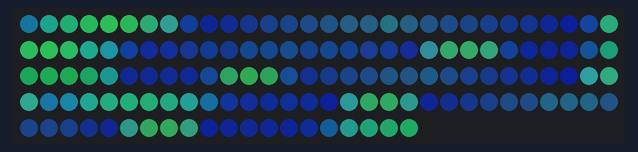
Bench run of a sketch on a simulated Arduino Uno, built with avr-gcc and run on an emulated ATmega328P. Parts: 140 RGB LEDs in strip order, left to right, continuing on the next row. Dim RGB values are drawn brighter than linear; what the sketch prints to the serial monitor is not drawn.

Above: at 5.19 s.
At 9.41 s:
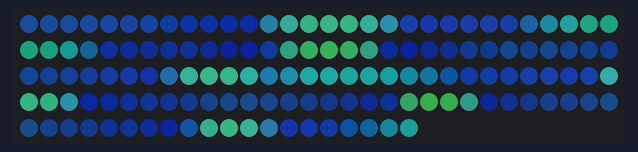
At 13.62 s:
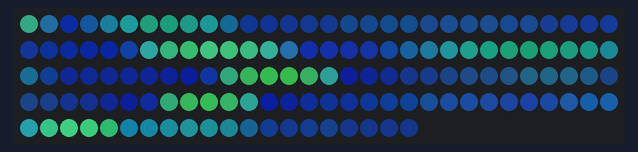
At 22.37 s:
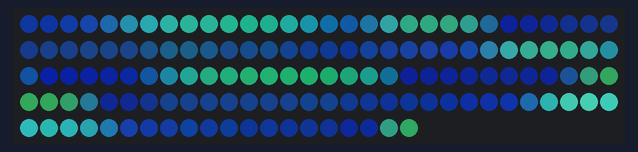
At 31.12 s:
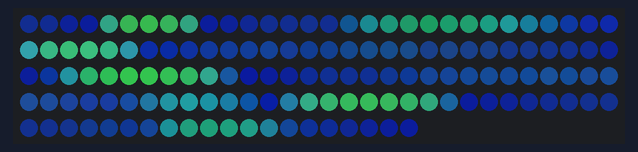
At 39.85 s:
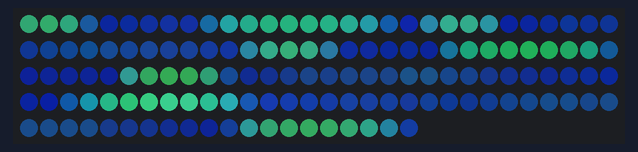

The sketch:

adalight_fastled_pacifica.ino
```cpp
// (licence header left out)
//
//  "Pacifica"
//  Gentle, blue-green ocean waves.
//  December 2019, Mark Kriegsman and Mary Corey March.
//  For Dan.
//

// --- General Settingts
static const uint16_t
  Num_Leds   =  140;        // strip length
static const uint8_t
  Brightness =  255;       // maximum brightness

// --- FastLED Setings
#define LED_TYPE     WS2812B // led strip type for FastLED
#define COLOR_ORDER  GRB     // color order for bitbang
#define PIN_DATA     2       // led data output pin
//#define PIN_CLOCK  7       // led data clock pin (uncomment if you're using a 4-wire LED type)

// --- Serial Settings
static const unsigned long
  //SerialSpeed    = 115200; // serial port speed
  SerialSpeed    = 250000; // serial port speed
static const uint16_t
  SerialTimeout  = 5;     // time before LEDs are shut off if no data (in seconds), 0 to disable

bool
  IdleAnimation = false;

// --- Optional Settings (uncomment to add)
#define SERIAL_FLUSH         // Serial buffer cleared on LED latch
#define CLEAR_ON_START     // LEDs are cleared on reset
//#define GROUND_PIN 10      // additional grounding pin (optional)
//#define CALIBRATE          // sets all LEDs to the color of the first

// --- Debug Settings (uncomment to add)
//#define DEBUG_LED 13       // toggles the Arduino's built-in LED on header match
//#define DEBUG_FPS 8        // enables a pulse on LED latch

// --------------------------------------------------------------------

#include <FastLED.h>

CRGB leds[Num_Leds];
uint8_t * ledsRaw = (uint8_t *)leds;

// A 'magic word' (along with LED count & checksum) precedes each block
// of LED data; this assists the microcontroller in syncing up with the
// host-side software and properly issuing the latch (host I/O is
// likely buffered, making usleep() unreliable for latch). You may see
// an initial glitchy frame or two until the two come into alignment.
// The magic word can be whatever sequence you like, but each character
// should be unique, and frequent pixel values like 0 and 255 are
// avoided -- fewer false positives. The host software will need to
// generate a compatible header: immediately following the magic word
// are three bytes: a 16-bit count of the number of LEDs (high byte
// first) followed by a simple checksum value (high byte XOR low byte
// XOR 0x55). LED data follows, 3 bytes per LED, in order R, G, B,
// where 0 = off and 255 = max brightness.

static const uint8_t magic[] = {
  'A','d','a'};
#define MAGICSIZE  sizeof(magic)

// Check values are header byte # - 1, as they are indexed from 0
#define HICHECK    (MAGICSIZE)
#define LOCHECK    (MAGICSIZE + 1)
#define CHECKSUM   (MAGICSIZE + 2)

enum processModes_t {Header, Data} mode = Header;

static int16_t
  c;
static uint16_t
  outPos;
static uint32_t
  bytesRemaining;
static unsigned long
  t,
  lastByteTime,
  lastAckTime;

// Debug macros initialized
#ifdef DEBUG_LED
  #define ON  1
  #define OFF 0

  #define D_LED(x) do {digitalWrite(DEBUG_LED, x);} while(0)
#else
  #define D_LED(x)
#endif

#ifdef DEBUG_FPS
  #define D_FPS do {digitalWrite(DEBUG_FPS, HIGH); digitalWrite(DEBUG_FPS, LOW);} while (0)
#else
  #define D_FPS
#endif

void setup(){
  #ifdef GROUND_PIN
    pinMode(GROUND_PIN, OUTPUT);
    digitalWrite(GROUND_PIN, LOW);
  #endif

  #ifdef DEBUG_LED
    pinMode(DEBUG_LED, OUTPUT);
    digitalWrite(DEBUG_LED, LOW);
  #endif

  #ifdef DEBUG_FPS
    pinMode(DEBUG_FPS, OUTPUT);
  #endif

  #ifdef PIN_CLOCK
    FastLED.addLeds<LED_TYPE, PIN_DATA, PIN_CLOCK, COLOR_ORDER>(leds, Num_Leds);
  #else
    FastLED.addLeds<LED_TYPE, PIN_DATA, COLOR_ORDER>(leds, Num_Leds);
  #endif

  FastLED.setBrightness(Brightness);
  // set max power draw to 10 amps
  FastLED.setMaxPowerInVoltsAndMilliamps(5,10000);

  #ifdef CLEAR_ON_START
    FastLED.show();
  #endif

  Serial.begin(SerialSpeed);
  Serial.print("Ada\n"); // Send ACK string to host

  lastByteTime = lastAckTime = millis(); // Set initial counters
}

void loop(){
  adalight();
}

void adalight(){
  t = millis(); // Save current time

  // If there is new serial data
  if((c = Serial.read()) >= 0){
    IdleAnimation = false;
    lastByteTime = lastAckTime = t; // Reset timeout counters

    switch(mode) {
      case Header:
        headerMode();
        break;
      case Data:
        dataMode();
        break;
    }
  }
  else {
    // No new data
    timeouts();

    if (IdleAnimation == true){
      pacifica_loop();
    }
  }
}

void headerMode(){
  static uint8_t
    headPos,
    hi, lo, chk;

  if(headPos < MAGICSIZE){
    // Check if magic word matches
    if(c == magic[headPos]) {headPos++;}
    else {headPos = 0;}
  }
  else{
    // Magic word matches! Now verify checksum
    switch(headPos){
      case HICHECK:
        hi = c;
        headPos++;
        break;
      case LOCHECK:
        lo = c;
        headPos++;
        break;
      case CHECKSUM:
        chk = c;
        if(chk == (hi ^ lo ^ 0x55)) {
          // Checksum looks valid. Get 16-bit LED count, add 1
          // (# LEDs is always > 0) and multiply by 3 for R,G,B.
          D_LED(ON);
          bytesRemaining = 3L * (256L * (long)hi + (long)lo + 1L);
          outPos = 0;
          memset(leds, 0, Num_Leds * sizeof(struct CRGB));
          mode = Data; // Proceed to latch wait mode
        }
        headPos = 0; // Reset header position regardless of checksum result
        break;
    }
  }
}

void dataMode(){
  // If LED data is not full
  if (outPos < sizeof(leds)){
    dataSet();
  }
  bytesRemaining--;

  if(bytesRemaining == 0) {
    // End of data -- issue latch:
    mode = Header; // Begin next header search
    FastLED.show();
    D_FPS;
    D_LED(OFF);
    #ifdef SERIAL_FLUSH
      serialFlush();
    #endif
  }
}

void dataSet(){
  #ifdef CALIBRATE
    if(outPos < 3)
      ledsRaw[outPos++] = c;
    else{
      ledsRaw[outPos] = ledsRaw[outPos%3]; // Sets RGB data to first LED color
      outPos++;
    }
  #else
    ledsRaw[outPos++] = c; // Issue next byte
  #endif
}


// // // // // //
// // // // // // Pacifica code
// // // // // //


CRGBPalette16 pacifica_palette_1 =
    { 0x000507, 0x000409, 0x00030B, 0x00030D, 0x000210, 0x000212, 0x000114, 0x000117,
      0x000019, 0x00001C, 0x000026, 0x000031, 0x00003B, 0x000046, 0x14554B, 0x28AA50 };
CRGBPalette16 pacifica_palette_2 =
    { 0x000507, 0x000409, 0x00030B, 0x00030D, 0x000210, 0x000212, 0x000114, 0x000117,
      0x000019, 0x00001C, 0x000026, 0x000031, 0x00003B, 0x000046, 0x0C5F52, 0x19BE5F };
CRGBPalette16 pacifica_palette_3 =
    { 0x000208, 0x00030E, 0x000514, 0x00061A, 0x000820, 0x000927, 0x000B2D, 0x000C33,
      0x000E39, 0x001040, 0x001450, 0x001860, 0x001C70, 0x002080, 0x1040BF, 0x2060FF };


void pacifica_loop()
{
  // Increment the four "color index start" counters, one for each wave layer.
  // Each is incremented at a different speed, and the speeds vary over time.
  static uint16_t sCIStart1, sCIStart2, sCIStart3, sCIStart4;
  static uint32_t sLastms = 0;
  uint32_t ms = GET_MILLIS();
  uint32_t deltams = ms - sLastms;
  sLastms = ms;
  uint16_t speedfactor1 = beatsin16(3, 179, 269);
  uint16_t speedfactor2 = beatsin16(4, 179, 269);
  uint32_t deltams1 = (deltams * speedfactor1) / 256;
  uint32_t deltams2 = (deltams * speedfactor2) / 256;
  uint32_t deltams21 = (deltams1 + deltams2) / 2;
  sCIStart1 += (deltams1 * beatsin88(1011,10,13));
  sCIStart2 -= (deltams21 * beatsin88(777,8,11));
  sCIStart3 -= (deltams1 * beatsin88(501,5,7));
  sCIStart4 -= (deltams2 * beatsin88(257,4,6));

  // Clear out the LED array to a dim background blue-green
  fill_solid( leds, Num_Leds, CRGB( 2, 6, 10));

  // Render each of four layers, with different scales and speeds, that vary over time
  pacifica_one_layer( pacifica_palette_1, sCIStart1, beatsin16( 3, 11 * 256, 14 * 256), beatsin8( 10, 70, 130), 0-beat16( 301) );
  pacifica_one_layer( pacifica_palette_2, sCIStart2, beatsin16( 4,  6 * 256,  9 * 256), beatsin8( 17, 40,  80), beat16( 401) );
  pacifica_one_layer( pacifica_palette_3, sCIStart3, 6 * 256, beatsin8( 9, 10,38), 0-beat16(503));
  pacifica_one_layer( pacifica_palette_3, sCIStart4, 5 * 256, beatsin8( 8, 10,28), beat16(601));

  // Add brighter 'whitecaps' where the waves lines up more
  pacifica_add_whitecaps();

  // Deepen the blues and greens a bit
  pacifica_deepen_colors();

  FastLED.show();
}

// Add one layer of waves into the led array
void pacifica_one_layer( CRGBPalette16& p, uint16_t cistart, uint16_t wavescale, uint8_t bri, uint16_t ioff)
{
  uint16_t ci = cistart;
  uint16_t waveangle = ioff;
  uint16_t wavescale_half = (wavescale / 2) + 20;
  for( uint16_t i = 0; i < Num_Leds; i++) {
    waveangle += 250;
    uint16_t s16 = sin16( waveangle ) + 32768;
    uint16_t cs = scale16( s16 , wavescale_half ) + wavescale_half;
    ci += cs;
    uint16_t sindex16 = sin16( ci) + 32768;
    uint8_t sindex8 = scale16( sindex16, 240);
    CRGB c = ColorFromPalette( p, sindex8, bri, LINEARBLEND);
    leds[i] += c;
  }
}

// Add extra 'white' to areas where the four layers of light have lined up brightly
void pacifica_add_whitecaps()
{
  uint8_t basethreshold = beatsin8( 9, 55, 65);
  uint8_t wave = beat8( 7 );

  for( uint16_t i = 0; i < Num_Leds; i++) {
    uint8_t threshold = scale8( sin8( wave), 20) + basethreshold;
    wave += 7;
    uint8_t l = leds[i].getAverageLight();
    if( l > threshold) {
      uint8_t overage = l - threshold;
      uint8_t overage2 = qadd8( overage, overage);
      leds[i] += CRGB( overage, overage2, qadd8( overage2, overage2));
    }
  }
}

// Deepen the blues and greens
void pacifica_deepen_colors()
{
  for( uint16_t i = 0; i < Num_Leds; i++) {
    leds[i].blue = scale8( leds[i].blue,  145);
    leds[i].green= scale8( leds[i].green, 200);
    leds[i] |= CRGB( 2, 5, 7);
  }
}


// // // // // //
// // // // // // Timeout code
// // // // // //


void timeouts(){
  // No data received. If this persists, send an ACK packet
  // to host once every second to alert it to our presence.
  if((t - lastAckTime) >= 1000) {
    Serial.print("Ada\n"); // Send ACK string to host
    lastAckTime = t; // Reset counter

    // If no data received for an extended time, turn off all LEDs.
    if(SerialTimeout != 0 && (t - lastByteTime) >= (uint32_t) SerialTimeout * 1000) {
      IdleAnimation = true; // enable idle animation since we haven't had data in a while
      mode = Header;
      lastByteTime = t; // Reset counter
    }
  }
}

void serialFlush(){
  while(Serial.available() > 0) {
    Serial.read();
  }
}
```
